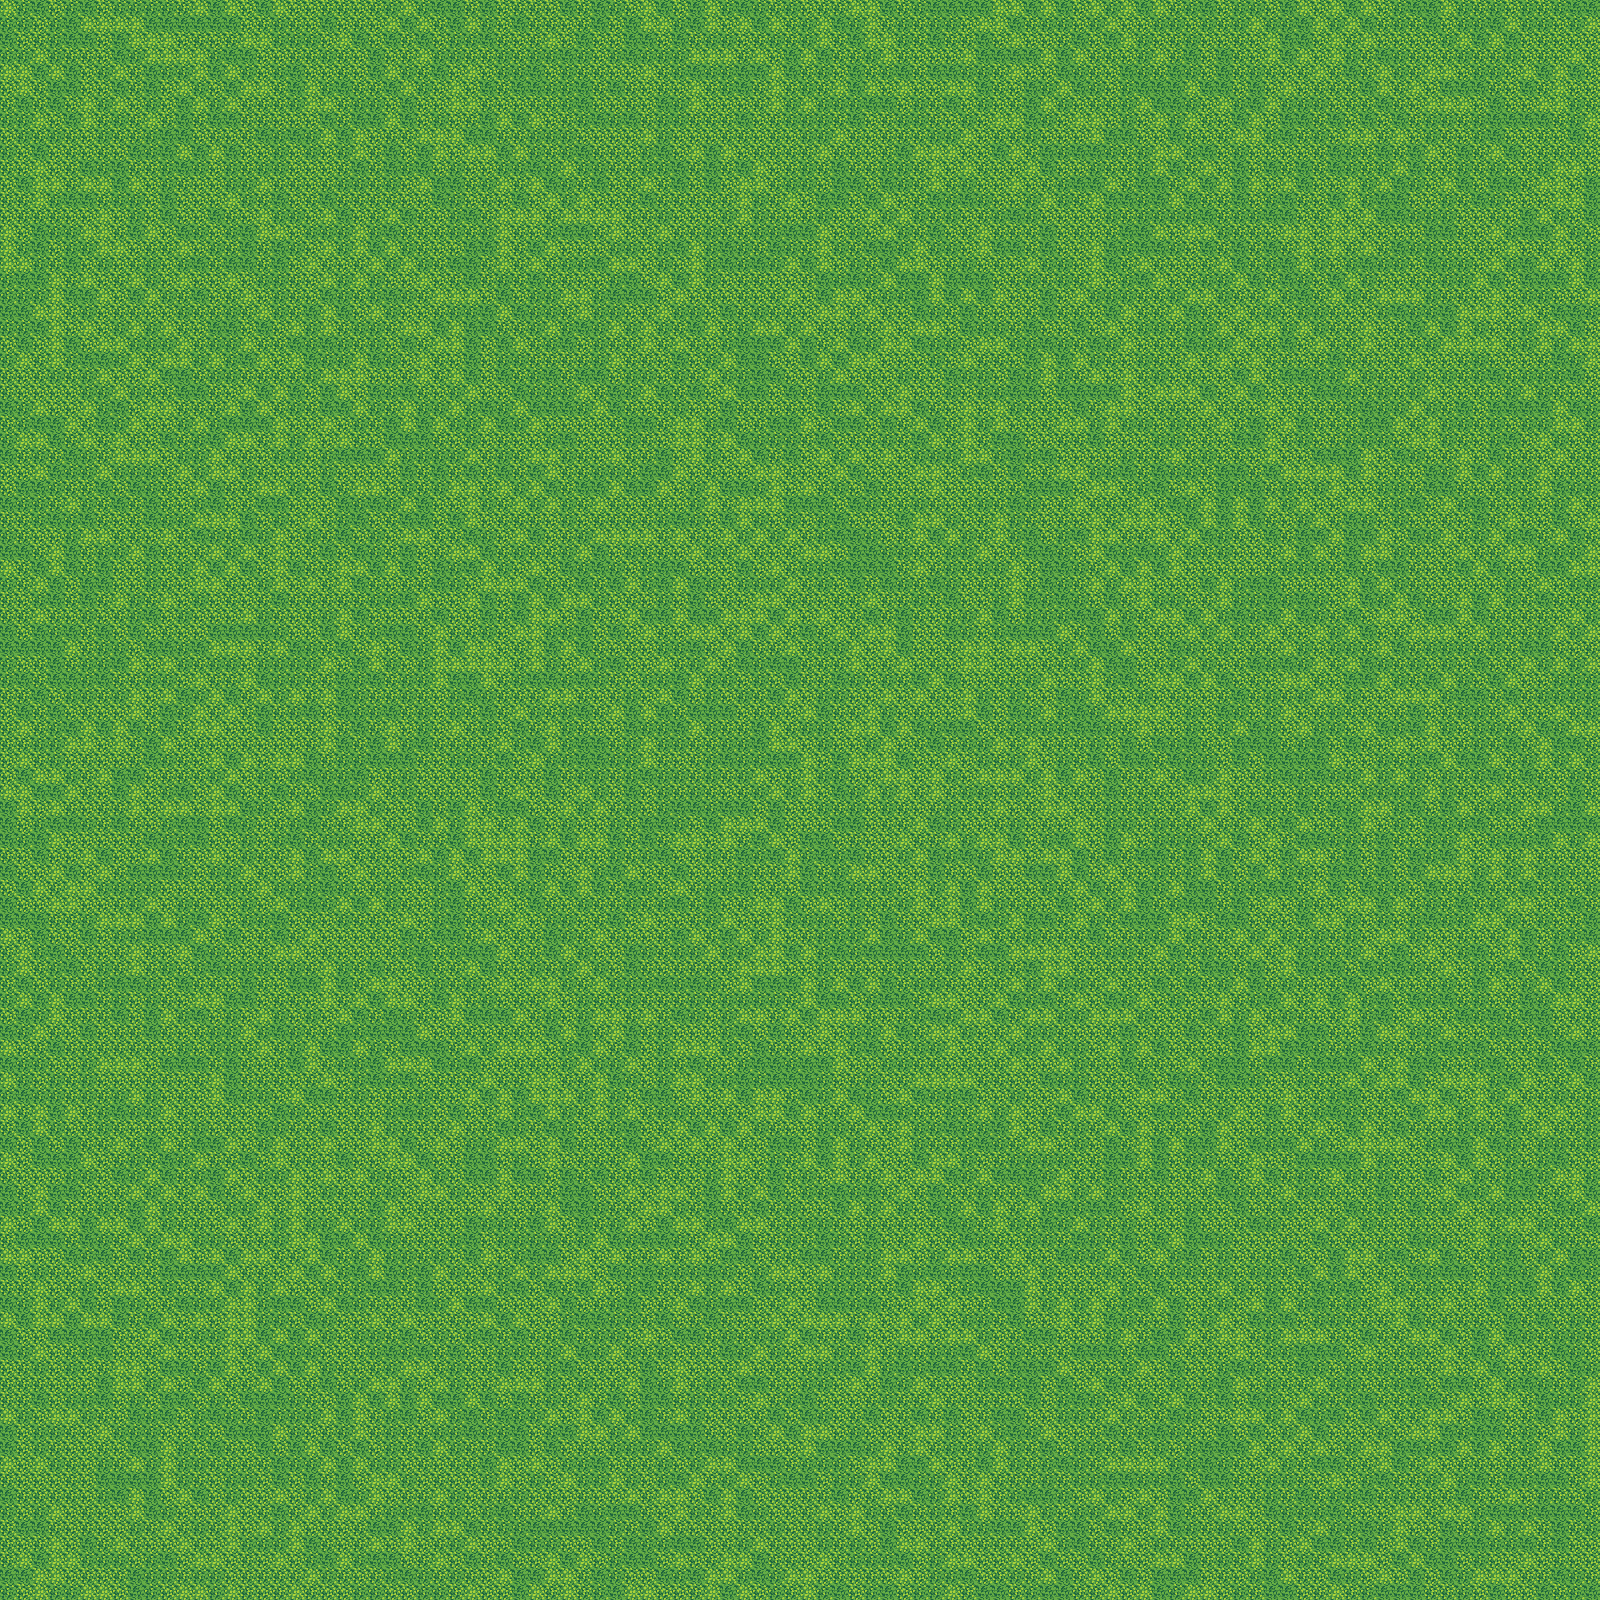

This is a level from a 2D game, rendered from its Tiled map with the project's own tilesets. A one-line summary and the map file follow, with tile-layer data summarised:
An orthogonal 100x100 tile map with 16x16 px tiles, 1 tile layer (Ground) and 7 objects (3x Mob, Player, 1, 2, Health).

<map version="1.2" tiledversion="1.2.0" orientation="orthogonal" renderorder="right-down" width="100" height="100" tilewidth="16" tileheight="16" infinite="0" nextlayerid="3" nextobjectid="12">
 <tileset firstgid="1" source="terrain.tsx" />
 <layer id="1" name="Ground" width="100" height="100">
  <data>[10000 cells, 10000 non-empty, 5 distinct tile ids]</data>
 </layer>
 <objectgroup id="2" name="Characters">
  <object id="5" name="Player" x="736" y="624" width="16" height="16" />
  <object id="6" name="NPC" type="1" x="752" y="560" width="16" height="16" />
  <object id="7" name="NPC" type="2" x="768" y="688" width="16" height="16" />
  <object id="8" name="Health" x="704" y="688" width="16" height="16" />
  <object id="9" name="Mob" x="480" y="496" width="16" height="16" />
  <object id="10" name="Mob" x="432" y="528" width="16" height="16" />
  <object id="11" name="Mob" x="496" y="560" width="16" height="16" />
 </objectgroup>
</map>
